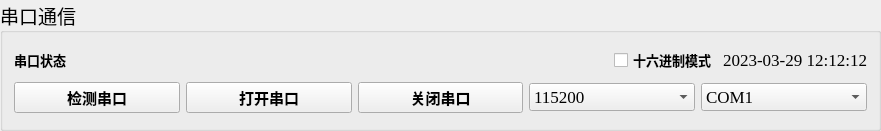
   <widget class="QGroupBox" name="groupBox_2">
    <property name="geometry">
     <rect>
      <x>10</x>
      <y>60</y>
      <width>881</width>
      <height>131</height>
     </rect>
    </property>
    <property name="font">
     <font>
      <family>华文行楷</family>
      <pointsize>14</pointsize>
     </font>
    </property>
    <property name="title">
     <string>串口通信</string>
    </property>
    <layout class="QGridLayout" name="gridLayout_3">
     <item row="0" column="0">
      <layout class="QHBoxLayout" name="horizontalLayout_2">
       <item>
        <widget class="QLabel" name="label1">
         <property name="font">
          <font>
           <family>宋体</family>
           <pointsize>10</pointsize>
           <weight>75</weight>
           <bold>true</bold>
          </font>
         </property>
         <property name="layoutDirection">
          <enum>Qt::LeftToRight</enum>
         </property>
         <property name="text">
          <string>串口状态</string>
         </property>
         <property name="alignment">
          <set>Qt::AlignRight|Qt::AlignTrailing|Qt::AlignVCenter</set>
         </property>
        </widget>
       </item>
       <item>
        <widget class="QLabel" name="led1">
         <property name="font">
          <font>
           <family>微软雅黑</family>
           <pointsize>10</pointsize>
           <weight>75</weight>
           <bold>true</bold>
          </font>
         </property>
         <property name="text">
          <string/>
         </property>
         <property name="alignment">
          <set>Qt::AlignLeading|Qt::AlignLeft|Qt::AlignVCenter</set>
         </property>
        </widget>
       </item>
       <item>
        <spacer name="horizontalSpacer_2">
         <property name="orientation">
          <enum>Qt::Horizontal</enum>
         </property>
         <property name="sizeHint" stdset="0">
          <size>
           <width>40</width>
           <height>20</height>
          </size>
         </property>
        </spacer>
       </item>
       <item>
        <widget class="QCheckBox" name="checkBox">
         <property name="font">
          <font>
           <family>宋体</family>
           <pointsize>10</pointsize>
           <weight>75</weight>
           <bold>true</bold>
          </font>
         </property>
         <property name="text">
          <string>十六进制模式</string>
         </property>
        </widget>
       </item>
      </layout>
     </item>
     <item row="0" column="1">
      <widget class="QLabel" name="current_day">
       <property name="font">
        <font>
         <family>Times New Roman</family>
         <pointsize>13</pointsize>
        </font>
       </property>
       <property name="layoutDirection">
        <enum>Qt::RightToLeft</enum>
       </property>
       <property name="text">
        <string>2023-03-29 12:12:12</string>
       </property>
      </widget>
     </item>
     <item row="1" column="0" colspan="2">
      <layout class="QHBoxLayout" name="horizontalLayout">
       <item>
        <widget class="QPushButton" name="btn_JianCeChuanKou">
         <property name="font">
          <font>
           <family>宋体</family>
           <pointsize>11</pointsize>
           <weight>75</weight>
           <bold>true</bold>
          </font>
         </property>
         <property name="text">
          <string>检测串口</string>
         </property>
        </widget>
       </item>
       <item>
        <widget class="QPushButton" name="but_Open">
         <property name="font">
          <font>
           <family>宋体</family>
           <pointsize>11</pointsize>
           <weight>75</weight>
           <bold>true</bold>
          </font>
         </property>
         <property name="text">
          <string>打开串口</string>
         </property>
        </widget>
       </item>
       <item>
        <widget class="QPushButton" name="but_close">
         <property name="font">
          <font>
           <family>宋体</family>
           <pointsize>11</pointsize>
           <weight>75</weight>
           <bold>true</bold>
          </font>
         </property>
         <property name="text">
          <string>关闭串口</string>
         </property>
        </widget>
       </item>
       <item>
        <widget class="QComboBox" name="com_bot">
         <property name="font">
          <font>
           <family>Times New Roman</family>
           <pointsize>13</pointsize>
           <weight>50</weight>
           <bold>false</bold>
          </font>
         </property>
         <item>
          <property name="text">
           <string>115200</string>
          </property>
         </item>
         <item>
          <property name="text">
           <string>9600</string>
          </property>
         </item>
         <item>
          <property name="text">
           <string>512000</string>
          </property>
         </item>
         <item>
          <property name="text">
           <string>1500000</string>
          </property>
         </item>
         <item>
          <property name="text">
           <string>2000000</string>
          </property>
         </item>
        </widget>
       </item>
       <item>
        <widget class="QComboBox" name="com_Port_no">
         <property name="font">
          <font>
           <family>Times New Roman</family>
           <pointsize>13</pointsize>
           <weight>50</weight>
           <bold>false</bold>
          </font>
         </property>
         <item>
          <property name="text">
           <string>COM1</string>
          </property>
         </item>
         <item>
          <property name="text">
           <string>COM2</string>
          </property>
         </item>
         <item>
          <property name="text">
           <string>COM3</string>
          </property>
         </item>
        </widget>
       </item>
      </layout>
     </item>
    </layout>
   </widget>
